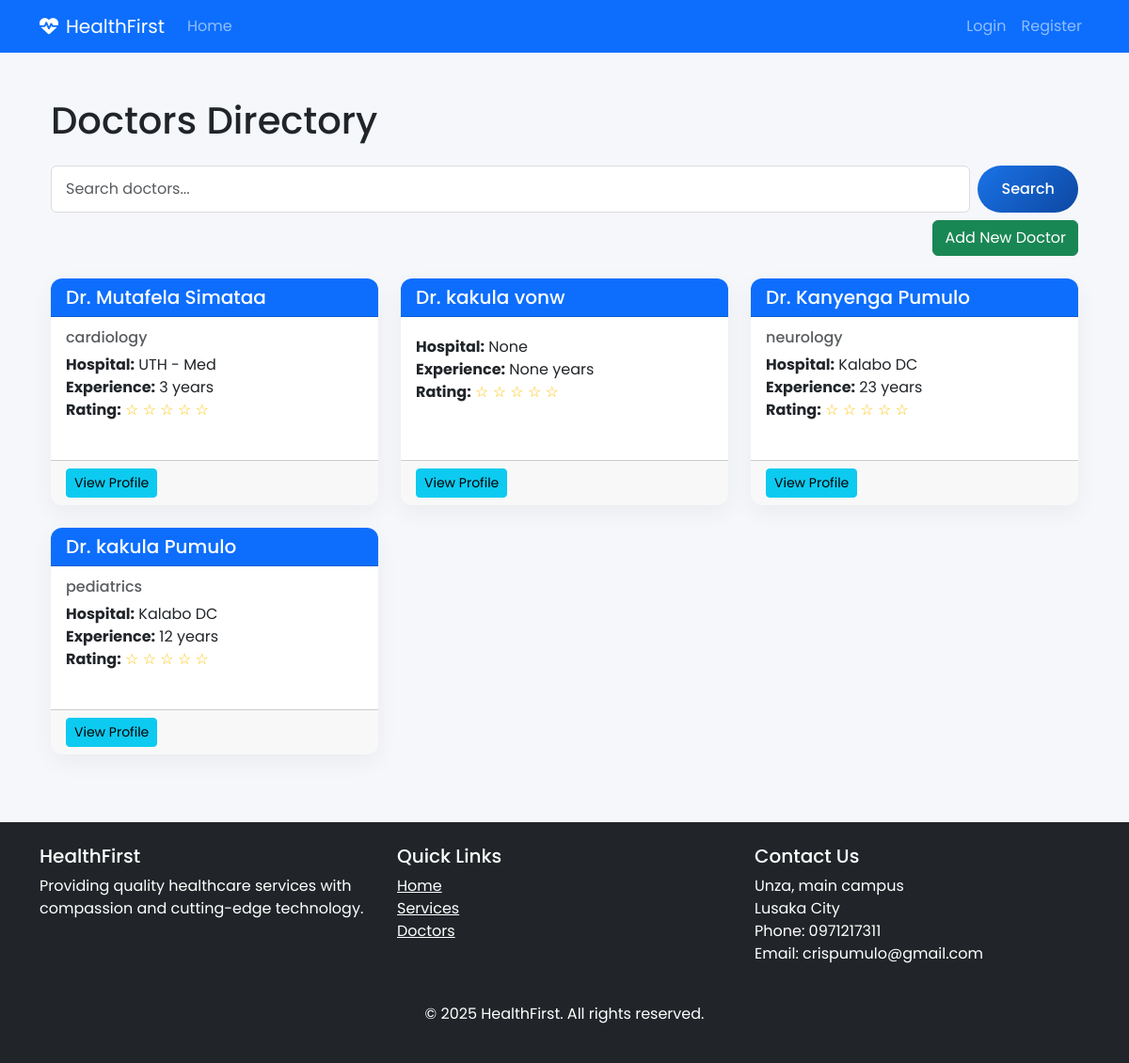
/doctors/, run on an earlier commit of the app's database.
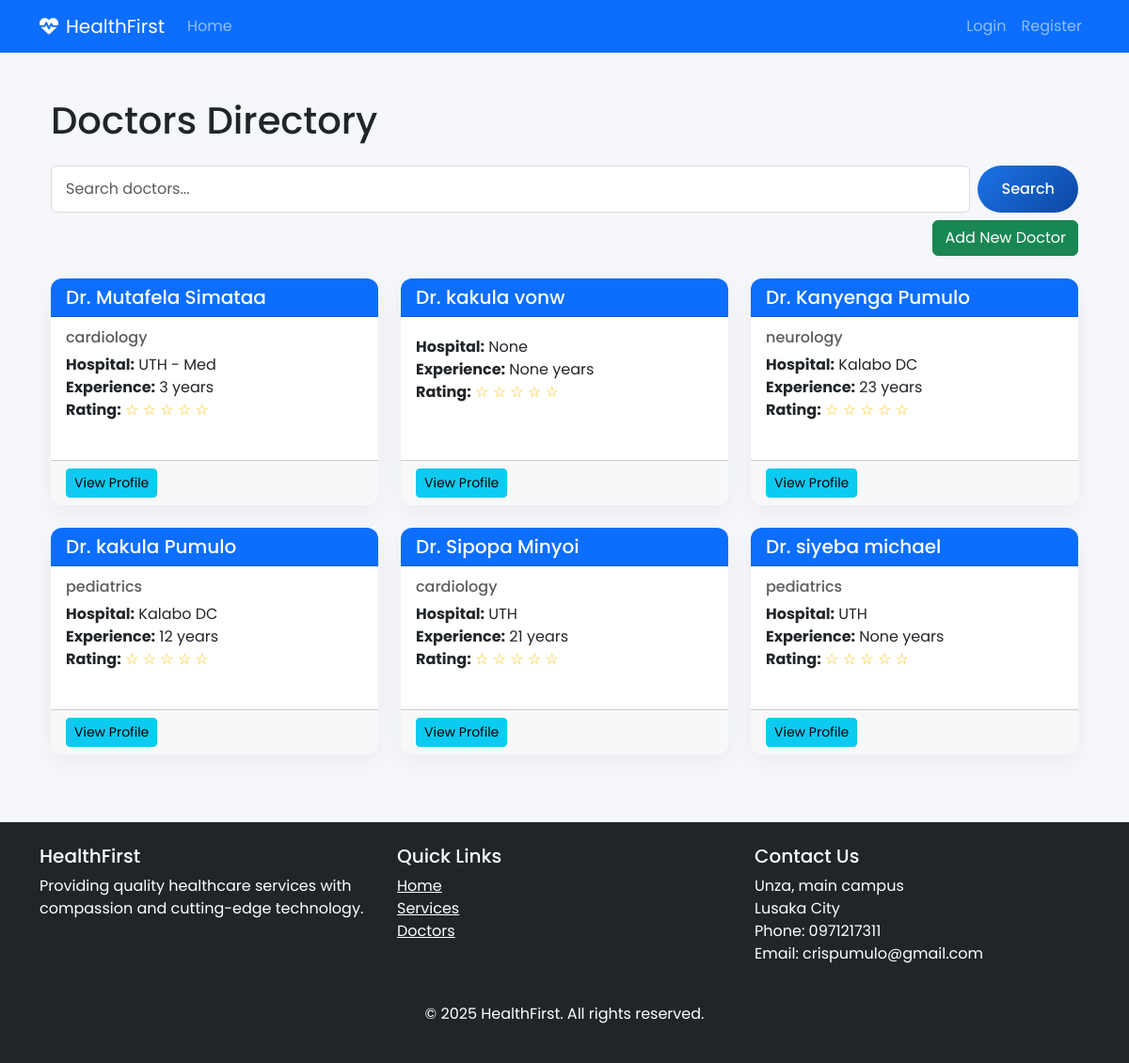
And on a later commit of the database.
### doctors/models.py (models this page shows, shortened)
class Doctor(models.Model):
    GENDER_CHOICES = (
        ('M', 'Male'),
        ('F', 'Female'),
        ('O', 'Other'),
    )
    SPECIALIZATION_CHOICES = (
        ('cardiology', 'Cardiology'),
        ('pediatrics', 'Pediatrics'),
        ('orthopedics', 'Orthopedics'),
        ('neurology', 'Neurology'),
        ('gynecology', 'Gynecology'),
    )
    user = models.OneToOneField(User, on_delete=models.CASCADE, related_name='doctor_profile')
    specialization = models.CharField(max_length=50, choices=SPECIALIZATION_CHOICES)
    gender = models.CharField(max_length=1, choices=GENDER_CHOICES)
    date_of_birth = models.DateField(null=True, blank=True)
    license_number = models.CharField(max_length=50, unique=True, null=True, blank=True)
    years_of_experience = models.PositiveIntegerField(null=True, blank=True)
    hospital = models.CharField(max_length=100, null=True, blank=True)
    department = models.CharField(max_length=100, null=True, blank=True)
    bio = models.TextField(blank=True, null=True)
    education = models.TextField(help_text="Degrees and institutions", null=True, blank=True)
    certifications = models.TextField(blank=True, null=True)
    languages_spoken = models.CharField(max_length=200, null=True, blank=True)
    consultation_fee = models.DecimalField(max_digits=10, decimal_places=2, null=True, blank=True)
    average_rating = models.FloatField(
        default=0,
        validators=[MinValueValidator(0), MaxValueValidator(5)],
        null=True, blank=True,
    )
    available_for_telemedicine = models.BooleanField(default=False, null=True, blank=True)
    available_days = models.CharField(max_length=100, help_text="Comma-separated days (e.g., Mon,Tue,Wed)", null=True, blank=True)
    available_hours = models.CharField(max_length=100, help_text="e.g., 9:00 AM - 5:00 PM", null=True, blank=True)
    created_at = models.DateTimeField(default=timezone.now)
    updated_at = models.DateTimeField(auto_now=True)

### accounts/models.py (models this page shows, shortened)
class User(AbstractUser):
    USER_TYPE_CHOICES = (
        ('admin', 'Administrator'),
        ('doctor', 'Doctor'),
        ('staff', 'Staff'),
        ('patient', 'Patient'),
    )
    user_type = models.CharField(max_length=10, choices=USER_TYPE_CHOICES, default='staff')
    profile_picture = models.ImageField(upload_to='profile_pics/', blank=True, null=True)
    phone = models.CharField(max_length=20, blank=True, null=True)
    address = models.TextField(blank=True, null=True)

### doctors/views.py (the view)
# urls.py: path('', views.doctor_list, name='doctor_list'),
def doctor_list(request):
    doctors = Doctor.objects.select_related('user').all()
    return render(request, 'doctors/list.html', {
        'doctors': doctors,
    })

### doctors/templates/doctors/list.html (shortened to what this page needs)
{% extends 'accounts/base.html' %}
{% block content %}
<div class="container">
    <h1 class="my-4">Doctors Directory</h1>
    <div class="row mb-2">
        <div class="col-12">
            <form method="get" class="form-inline d-flex">
                <input type="text" name="q" class="form-control me-2" placeholder="Search doctors..." value="{{ request.GET.q }}">
                <button type="submit" class="btn btn-primary">Search</button>
            </form>
        </div>
    </div>
    <div class="row mb-4">
        <div class="col-12 text-end">
            {% if user_type == 'admin' or 'staff' %}
                <a href="{% url 'doctors:doctor_create' %}" class="btn btn-success">Add New Doctor</a>
            {% endif %}
        </div>
    </div>
    <div class="row">
        {% for doctor in doctors %}
        <div class="col-md-4 mb-4">
            <div class="card h-100">
                <div class="card-header bg-primary text-white">
                    <h5 class="mb-0">Dr. {{ doctor.user.last_name }} {{ doctor.user.first_name }}</h5>
                </div>
                <div class="card-body">
                    <h6 class="card-subtitle mb-2 text-muted">{{ doctor.specialization }}</h6>
                    <p class="card-text">
                        <strong>Hospital:</strong> {{ doctor.hospital }}<br>
                        <strong>Experience:</strong> {{ doctor.years_of_experience }} years<br>
                        <strong>Rating:</strong>
                        <span class="text-warning">
                            {% for i in "12345" %}
                                {% if forloop.counter <= doctor.average_rating %}
                                    ★
                                {% else %}
                                    ☆
                                {% endif %}
                            {% endfor %}
                        </span>
                    </p>
                </div>
                <div class="card-footer">
                    <a href="{% url 'doctors:doctor_detail' doctor.user_id %}" class="btn btn-sm btn-info">View Profile</a>
                </div>
            </div>
        </div>
        {% empty %}
        <div class="col-12">
            <div class="alert alert-info">No doctors found.</div>
        </div>
        {% endfor %}
    </div>
</div>
{% endblock %}

What changed in the data, as far as the page shows it:
added Doctor: user.last_name "Sipopa", user.first_name "Minyoi", specialization "cardiology", hospital "UTH", years_of_experience "21", average_rating 0 (drawn)
added Doctor: user.last_name "siyeba", user.first_name "michael", specialization "pediatrics", hospital "UTH", years_of_experience "None", average_rating 0 (drawn)
